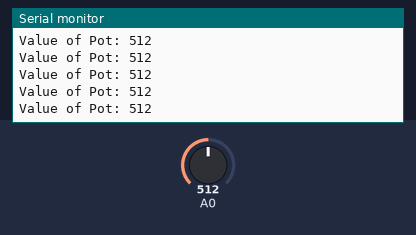
The sketch below on a simulated Arduino Uno, built with avr-gcc and run on an emulated ATmega328P. Shown: the last lines printed to the serial monitor. Inputs (shaded band) come from the test bench; at power-on: A0 = 512.

Above: at 1.2 s.
1.3 s: A0 set to 989
At 1.9 s:
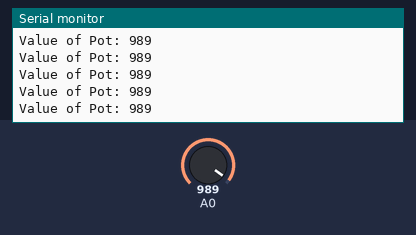
4.3 s: A0 set to 1011
At 5.2 s:
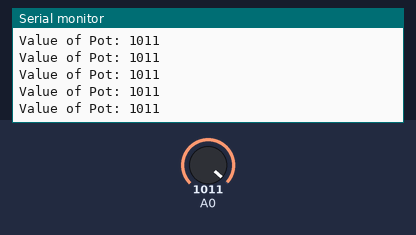
16.3 s: A0 set to 8
At 17.4 s:
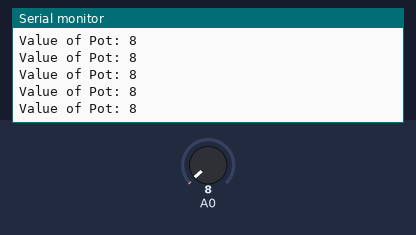
17.8 s: A0 set to 11
At 18.3 s:
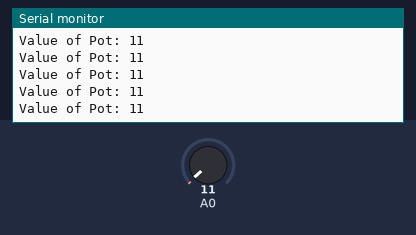
Timing chart, 0 to 20.8 s (numbered marks = the images above; inputs shaded):
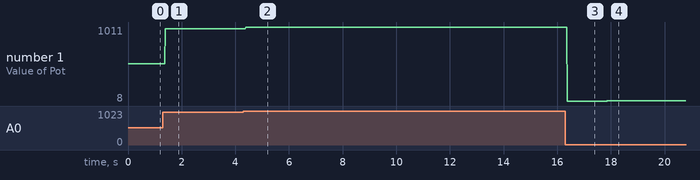

The sketch:

SerialRead.ino
```cpp
int potVal;

void setup() {
  Serial.begin(9600);
}

void loop() {
  potVal = analogRead(A0);
  Serial.print("Value of Pot: ");
  Serial.println(potVal);
}
```

Measured:
- after the input at 1.3 s, the serial monitor: prints a new line after 0.08 s (image 1)
- after the input at 4.3 s, the serial monitor: prints a new line after 0.09 s (image 2)
- after the input at 16.3 s, the serial monitor: prints a new line after 0.07 s (image 3)
- after the input at 17.8 s, the serial monitor: prints a new line after 0.07 s (image 4)
- plotted number 1: 512 → 989 after the input at 1.3 s, 989 → 1011 after the input at 4.3 s, 1011 → 8 after the input at 16.3 s, 8 → 11 after the input at 17.8 s
